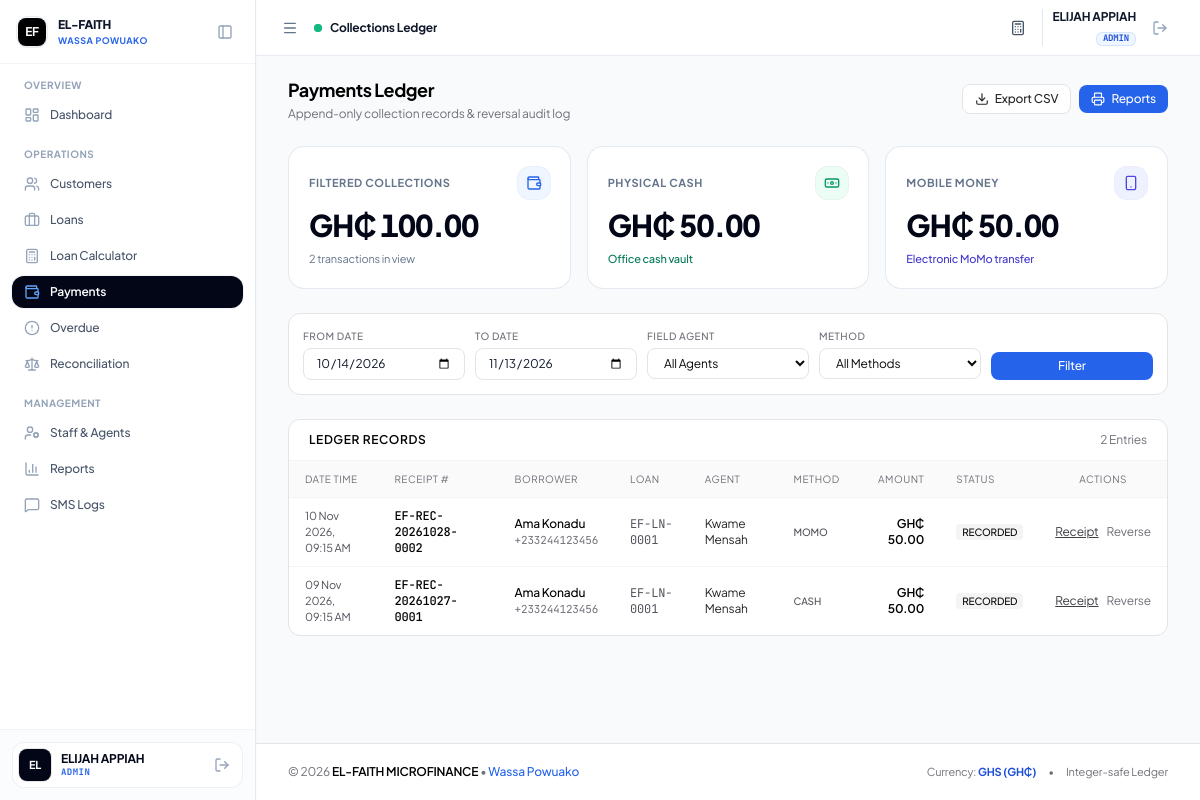
Page /admin/collections.php (signed in) on the committed database.
### tables this page shows
CREATE TABLE IF NOT EXISTS `payments` (
  `id` INT AUTO_INCREMENT PRIMARY KEY,
  `uuid` VARCHAR(36) NOT NULL UNIQUE,
  `receipt_number` VARCHAR(40) NOT NULL UNIQUE,
  `loan_id` INT NOT NULL,
  `customer_id` INT NOT NULL,
  `agent_id` INT NOT NULL,
  `amount_pesewas` BIGINT NOT NULL,
  `payment_method` ENUM('cash', 'momo', 'bank_transfer') NOT NULL DEFAULT 'cash',
  `momo_reference` VARCHAR(100) NULL,
  `collection_timestamp` DATETIME NOT NULL DEFAULT CURRENT_TIMESTAMP,
  `gps_lat` DECIMAL(10, 8) NULL,
  `gps_lng` DECIMAL(11, 8) NULL,
  `note` TEXT NULL,
  `is_reversal` TINYINT(1) NOT NULL DEFAULT 0,
  `reversal_of_payment_id` INT NULL,
  `reversal_reason` TEXT NULL,
  `status` ENUM('recorded', 'reversed') NOT NULL DEFAULT 'recorded',
  `created_at` DATETIME NOT NULL DEFAULT CURRENT_TIMESTAMP,
  CONSTRAINT `fk_payments_loan` FOREIGN KEY (`loan_id`) REFERENCES `loans` (`id`),
  CONSTRAINT `fk_payments_customer` FOREIGN KEY (`customer_id`) REFERENCES `customers` (`id`),
  CONSTRAINT `fk_payments_agent` FOREIGN KEY (`agent_id`) REFERENCES `users` (`id`),
  CONSTRAINT `fk_payments_reversal` FOREIGN KEY (`reversal_of_payment_id`) REFERENCES `payments` (`id`) ON DELETE SET NULL,
  INDEX `idx_payments_loan` (`loan_id`),
  INDEX `idx_payments_customer` (`customer_id`),
  INDEX `idx_payments_agent` (`agent_id`),
  INDEX `idx_payments_created` (`collection_timestamp`),
  INDEX `idx_payments_method` (`payment_method`),
  INDEX `idx_payments_status` (`status`)
);

CREATE TABLE IF NOT EXISTS `customers` (
  `id` INT AUTO_INCREMENT PRIMARY KEY,
  `uuid` VARCHAR(36) NOT NULL UNIQUE,
  `customer_code` VARCHAR(30) NOT NULL UNIQUE,
  `full_name` VARCHAR(150) NOT NULL,
  `phone` VARCHAR(20) NOT NULL,
  `alt_phone` VARCHAR(20) NULL,
  `id_type` VARCHAR(50) NOT NULL DEFAULT 'Ghana Card',
  `id_number` VARCHAR(50) NOT NULL,
  `residential_address` TEXT NOT NULL,
  `location_landmark` VARCHAR(255) NOT NULL,
  `gps_lat` DECIMAL(10, 8) NULL,
  `gps_lng` DECIMAL(11, 8) NULL,
  `occupation` VARCHAR(100) NOT NULL,
  `guarantor_name` VARCHAR(150) NOT NULL,
  `guarantor_phone` VARCHAR(20) NOT NULL,
  `guarantor_relation` VARCHAR(50) NOT NULL,
  `guarantor_address` TEXT NULL,
  `assigned_agent_id` INT NULL,
  `created_by` INT NOT NULL,
  `status` ENUM('active', 'inactive', 'blacklisted') NOT NULL DEFAULT 'active',
  `notes` TEXT NULL,
  `deleted_at` DATETIME NULL,
  `created_at` DATETIME NOT NULL DEFAULT CURRENT_TIMESTAMP,
  `updated_at` DATETIME NOT NULL DEFAULT CURRENT_TIMESTAMP ON UPDATE CURRENT_TIMESTAMP,
  CONSTRAINT `fk_customers_assigned_agent` FOREIGN KEY (`assigned_agent_id`) REFERENCES `users` (`id`) ON DELETE SET NULL,
  CONSTRAINT `fk_customers_created_by` FOREIGN KEY (`created_by`) REFERENCES `users` (`id`),
  INDEX `idx_customers_assigned_agent` (`assigned_agent_id`),
  INDEX `idx_customers_phone` (`phone`),
  INDEX `idx_customers_id_number` (`id_number`),
  INDEX `idx_customers_status` (`status`),
  INDEX `idx_customers_deleted_at` (`deleted_at`)
);

CREATE TABLE IF NOT EXISTS `loans` (
  `id` INT AUTO_INCREMENT PRIMARY KEY,
  `uuid` VARCHAR(36) NOT NULL UNIQUE,
  `loan_code` VARCHAR(30) NOT NULL UNIQUE,
  `customer_id` INT NOT NULL,
  `agent_id` INT NULL,
  `principal_pesewas` BIGINT NOT NULL,
  `interest_rate` DECIMAL(5, 2) NOT NULL DEFAULT 10.00,
  `interest_method` ENUM('flat', 'reducing_balance') NOT NULL DEFAULT 'flat',
  `interest_pesewas` BIGINT NOT NULL,
  `total_payable_pesewas` BIGINT NOT NULL,
  `total_paid_pesewas` BIGINT NOT NULL DEFAULT 0,
  `remaining_balance_pesewas` BIGINT NOT NULL,
  `term_duration` INT NOT NULL,
  `term_period` ENUM('days', 'weeks', 'months') NOT NULL DEFAULT 'months',
  `repayment_frequency` ENUM('daily', 'weekly', 'monthly') NOT NULL DEFAULT 'daily',
  `installment_amount_pesewas` BIGINT NOT NULL,
  `disbursed_at` DATETIME NULL,
  `first_due_date` DATE NOT NULL,
  `maturity_date` DATE NOT NULL,
  `status` ENUM('pending', 'active', 'overdue', 'completed', 'defaulted', 'written_off') NOT NULL DEFAULT 'active',
  `created_by` INT NOT NULL,
  `notes` TEXT NULL,
  `created_at` DATETIME NOT NULL DEFAULT CURRENT_TIMESTAMP,
  `updated_at` DATETIME NOT NULL DEFAULT CURRENT_TIMESTAMP ON UPDATE CURRENT_TIMESTAMP,
  CONSTRAINT `fk_loans_customer` FOREIGN KEY (`customer_id`) REFERENCES `customers` (`id`) ON DELETE CASCADE,
  CONSTRAINT `fk_loans_agent` FOREIGN KEY (`agent_id`) REFERENCES `users` (`id`) ON DELETE SET NULL,
  CONSTRAINT `fk_loans_created_by` FOREIGN KEY (`created_by`) REFERENCES `users` (`id`),
  INDEX `idx_loans_customer` (`customer_id`),
  INDEX `idx_loans_agent` (`agent_id`),
  INDEX `idx_loans_status` (`status`),
  INDEX `idx_loans_due_date` (`first_due_date`, `maturity_date`)
);

CREATE TABLE IF NOT EXISTS `users` (
  `id` INT AUTO_INCREMENT PRIMARY KEY,
  `uuid` VARCHAR(36) NOT NULL UNIQUE,
  `staff_code` VARCHAR(20) NOT NULL UNIQUE,
  `name` VARCHAR(100) NOT NULL,
  `username` VARCHAR(50) NOT NULL UNIQUE,
  `email` VARCHAR(100) NOT NULL UNIQUE,
  `phone` VARCHAR(20) NOT NULL,
  `password_hash` VARCHAR(255) NOT NULL,
  `role` ENUM('super_admin', 'admin', 'agent') NOT NULL DEFAULT 'agent',
  `status` ENUM('active', 'inactive', 'suspended') NOT NULL DEFAULT 'active',
  `last_login_at` DATETIME NULL,
  `deleted_at` DATETIME NULL,
  `created_at` DATETIME NOT NULL DEFAULT CURRENT_TIMESTAMP,
  `updated_at` DATETIME NOT NULL DEFAULT CURRENT_TIMESTAMP ON UPDATE CURRENT_TIMESTAMP,
  INDEX `idx_users_role` (`role`),
  INDEX `idx_users_status` (`status`),
  INDEX `idx_users_deleted_at` (`deleted_at`)
);

### admin/collections.php (the view, shortened to what the rows shown need)
<?php
require_once __DIR__ . '/../includes/functions.php';
require_once __DIR__ . '/../includes/auth.php';
$startDate = $_GET['start_date'] ?? date('Y-m-d', strtotime('-30 days'));
$endDate = $_GET['end_date'] ?? date('Y-m-d');
$sql = "
    SELECT p.*, c.full_name AS customer_name, c.customer_code, c.phone AS customer_phone,
           l.loan_code, u.name AS agent_name, u.staff_code AS agent_code
    FROM payments p
    JOIN customers c ON p.customer_id = c.id
    JOIN loans l ON p.loan_id = l.id
    JOIN users u ON p.agent_id = u.id
    WHERE DATE(p.collection_timestamp) BETWEEN ? AND ?
";
$params = [$startDate, $endDate];
$sql .= " ORDER BY p.collection_timestamp DESC";
$stmt = $pdo->prepare($sql);
$stmt->execute($params);
$payments = $stmt->fetchAll();
include __DIR__ . '/../includes/header.php';
?>
<div class="space-y-6">
    <div class="flex flex-col sm:flex-row sm:items-center justify-between gap-3">
        <div>
            <h1 class="text-lg font-bold text-black tracking-tight">Payments Ledger</h1>
        </div>
    </div>
    <div class="bg-white rounded-xl border border-zinc-200 overflow-hidden">
        <div class="px-5 py-3 border-b border-zinc-100 flex items-center justify-between">
            <h2 class="text-xs font-semibold uppercase tracking-wider text-black">Ledger Records</h2>
        </div>
        <?php if (empty($payments)): ?>
            <div class="p-8 text-center text-zinc-500 text-xs">
                No payment transactions match the filter criteria.
            </div>
        <?php else: ?>
            <div class="overflow-x-auto">
                <table class="w-full text-left text-xs">
                    <thead class="bg-zinc-50 text-zinc-500 uppercase font-medium text-[10px] tracking-wider border-b border-zinc-100">
                        <tr>
                            <th class="py-2.5 px-4 font-normal">Date Time</th>
                            <th class="py-2.5 px-4 font-normal">Receipt #</th>
                            <th class="py-2.5 px-4 font-normal">Borrower</th>
                            <th class="py-2.5 px-4 font-normal">Loan</th>
                            <th class="py-2.5 px-4 font-normal">Agent</th>
                            <th class="py-2.5 px-4 font-normal">Method</th>
                            <th class="py-2.5 px-4 text-right font-normal">Amount</th>
                            <th class="py-2.5 px-4 font-normal">Status</th>
                            <th class="py-2.5 px-4 text-center font-normal">Actions</th>
                        </tr>
                    </thead>
                    <tbody class="divide-y divide-zinc-100">
                        <?php foreach ($payments as $p): ?>
                            <tr class="hover:bg-blue-50/30 transition">
                                <td class="py-2.5 px-4 text-zinc-600 text-[11px]">
                                    <?= date('d M Y, h:i A', strtotime($p['collection_timestamp'])) ?>
                                </td>
                                <td class="py-2.5 px-4 font-mono font-medium text-black">
                                    <?= htmlspecialchars($p['receipt_number']) ?>
                                </td>
                                <td class="py-2.5 px-4">
                                    <span class="font-medium text-black block"><?= htmlspecialchars($p['customer_name']) ?></span>
                                    <span class="text-[11px] font-mono text-zinc-500"><?= htmlspecialchars($p['customer_phone']) ?></span>
                                </td>
                                <td class="py-2.5 px-4 font-mono text-zinc-600">
                                    <?= htmlspecialchars($p['loan_code']) ?>
                                </td>
                                <td class="py-2.5 px-4 text-zinc-800">
                                    <?= htmlspecialchars($p['agent_name']) ?>
                                </td>
                                <td class="py-2.5 px-4 uppercase text-[10px] font-medium text-zinc-600">
                                    <?= htmlspecialchars($p['payment_method']) ?>
                                </td>
                                <td class="py-2.5 px-4 text-right font-semibold text-black">
                                    <?= formatMoney((int)$p['amount_pesewas']) ?>
                                </td>
                                <td class="py-2.5 px-4">
                                    <?php if ($p['status'] === 'recorded'): ?>
                                        <span class="px-1.5 py-0.5 rounded text-[10px] font-medium uppercase bg-zinc-100 text-zinc-950">
                                            Recorded
                                        </span>
                                    <?php elseif ($p['status'] === 'reversed'): ?>
                                        <span class="px-1.5 py-0.5 rounded text-[10px] font-medium uppercase bg-zinc-200 text-zinc-600 line-through">
                                            Reversed
                                        </span>
                                    <?php else: ?>
                                        <span class="px-1.5 py-0.5 rounded text-[10px] font-mono uppercase bg-zinc-100 text-zinc-800">
                                            Correction
                                        </span>
                                    <?php endif; ?>
                                </td>
                                <td class="py-2.5 px-4 text-center">
                                    <div class="flex items-center justify-center gap-2">
                                        <a href="<?= BASE_URL ?>/receipt.php?id=<?= $p['id'] ?>" class="text-zinc-700 hover:text-black underline text-xs">
                                            Receipt
                                        </a>
                                        <?php if ($p['status'] === 'recorded' && !$p['is_reversal']): ?>
                                            <button onclick="openReversalModal(<?= $p['id'] ?>, '<?= htmlspecialchars($p['receipt_number']) ?>', '<?= formatMoney((int)$p['amount_pesewas']) ?>', '<?= htmlspecialchars(addslashes($p['customer_name'])) ?>')"
                                                class="text-zinc-500 hover:text-black text-xs">
                                                Reverse
                                            </button>
                                        <?php endif; ?>
                                    </div>
                                </td>
                            </tr>
                        <?php endforeach; ?>
                    </tbody>
                </table>
            </div>
        <?php endif; ?>
    </div>
</div>
<?php include __DIR__ . '/../includes/footer.php'; ?>

### rows in the picture
payments: collection_timestamp "10 Nov 2026, 09:15 AM", receipt_number "EF-REC-20261028-0002", customer.full_name "Ama Konadu", customer.phone "+233244123456", loan.loan_code "EF-LN-0001", agent.name "Kwame Mensah", payment_method "MOMO", amount_pesewas "GH₵ 50.00", status "RECORDED"
payments: collection_timestamp "09 Nov 2026, 09:15 AM", receipt_number "EF-REC-20261027-0001", customer.full_name "Ama Konadu", customer.phone "+233244123456", loan.loan_code "EF-LN-0001", agent.name "Kwame Mensah", payment_method "CASH", amount_pesewas "GH₵ 50.00", status "RECORDED"

### other values in the picture
BRANCH_NAME "WASSA POWUAKO"
$sectionName "OVERVIEW"
$item['label'] "Dashboard"
$sectionName "OPERATIONS"
$item['label'] "Customers"
$item['label'] "Loans"
$item['label'] "Loan Calculator"
$item['label'] "Payments"
$item['label'] "Overdue"
$item['label'] "Reconciliation"
$sectionName "MANAGEMENT"
$item['label'] "Staff & Agents"
$item['label'] "Reports"
$item['label'] "SMS Logs"
$initials "EL"
